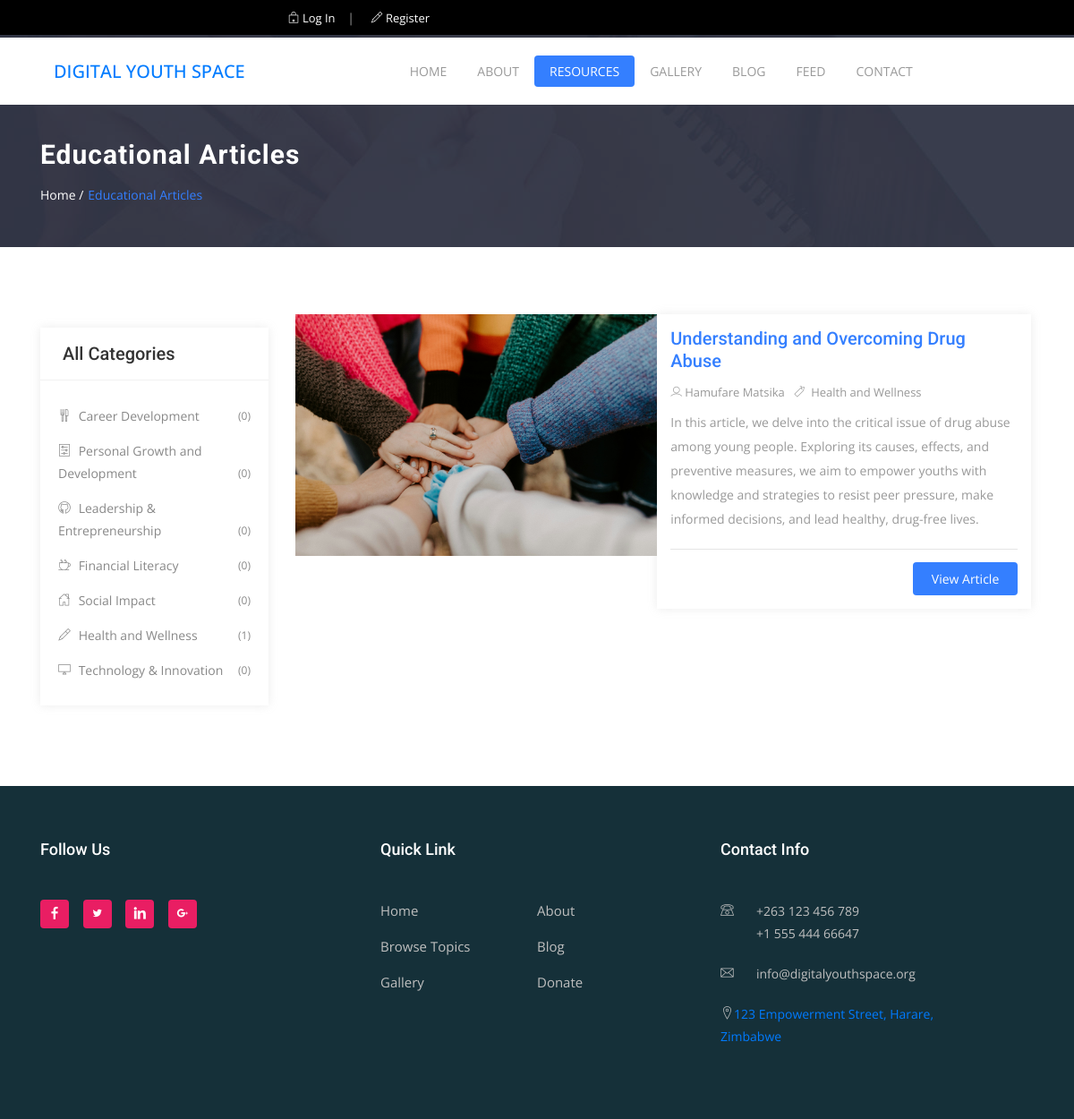
The app's page /educational-articles/All/ with its own data.
### core/models.py (models this page shows, shortened)
class EducationalArticle(models.Model):
    posted_by = models.ForeignKey(User, on_delete=models.CASCADE)
    category = models.CharField(max_length=255, choices=ARTICLE_CATEGORIES)
    title = models.CharField(max_length=255)
    cover_image = models.ImageField(upload_to='articles')
    short_description = models.CharField(max_length=600)
    content = models.TextField(max_length=10000)
    date_posted = models.DateTimeField(auto_now_add=True)

class User(AbstractBaseUser):
    email = models.EmailField(
        verbose_name='email address',
        max_length=255,
        unique=True,
    )
    first_name = models.CharField(max_length=255)
    last_name = models.CharField(max_length=255, blank=True)
    is_active = models.BooleanField(default=True)
    is_admin = models.BooleanField(default=False)
    is_staff = models.BooleanField(default=False)
    objects = MyUserManager()
    USERNAME_FIELD = 'email'
    REQUIRED_FIELDS = ['first_name', 'last_name']
    @property
    def full_name(self):
        return self.first_name + ' ' + self.last_name

### core/views.py (the view)
# urls.py: path('educational-articles/<str:category>/', views.articles_view, name="articles"),
def articles_view(request, category):
    context = {
        'articles_nav': 'active',
        'educational_articles': EducationalArticle.objects.all() if (
                    category == "All") else EducationalArticle.objects.filter(category=category),
        'career': EducationalArticle.objects.filter(category='Career Development').count(),
        'personal': EducationalArticle.objects.filter(category='Personal Growth and Development').count(),
        'leadership': EducationalArticle.objects.filter(category='Leadership & Entrepreneurship').count(),
        'financial': EducationalArticle.objects.filter(category='Financial Literacy').count(),
        'social': EducationalArticle.objects.filter(category='Social Impact').count(),
        'health': EducationalArticle.objects.filter(category='Health and Wellness').count(),
        'technology': EducationalArticle.objects.filter(category='Technology & Innovation').count(),
    }
    return render(request, 'articles.html', context)

### templates/articles.html (shortened to what this page needs)
{% extends 'base.html' %}
{% load static %}
{%  block content %}
{% include 'navbar.html' %}
<div class="page-header" style="background: url({% static 'assets/img/banner1.jpg' %});">
<div class="container">
<div class="row">
<div class="col-md-12">
<div class="breadcrumb-wrapper">
<h2 class="product-title">Educational Articles</h2>
<ol class="breadcrumb">
<li><a href="{% url 'home' %}">Home /</a></li>
<li class="current">Educational Articles</li>
</ol>
</div>
</div>
</div>
</div>
</div>
<div class="main-container section-padding">
<div class="container">
<div class="row">
<div class="col-lg-3 col-md-12 col-xs-12 page-sidebar">
<aside>
<div class="widget categories">
<h4 class="widget-title">All Categories</h4>
<ul class="categories-list">
<li>
<a href="{% url 'articles' 'Career Development' %}">
<i class="lni-dinner"></i>
Career Development  <span class="category-counter">({{ career }})</span>
</a>
</li>
<li>
<a href="{% url 'articles' 'Personal Growth and Development'%}">
<i class="lni-control-panel"></i>
Personal Growth and Development <span class="category-counter">({{ personal }})</span>
</a>
</li>
<li>
<a href="{% url 'articles' 'Leadership & Entrepreneurship'%}">
<i class="lni-github"></i>
Leadership & Entrepreneurship <span class="category-counter">({{ leadership }})</span>
</a>
</li>
<li>
<a href="{% url 'articles' 'Financial Literacy' %}">
<i class="lni-coffee-cup"></i>
Financial Literacy <span class="category-counter">({{ financial }})</span>
</a>
</li>
<li>
<a href="{% url 'articles' 'Social Impact' %}">
<i class="lni-home"></i>
Social Impact <span class="category-counter">({{ social }})</span>
</a>
</li>
<li>
<a href="{% url 'articles' 'Health and Wellness' %}">
<i class="lni-pencil"></i>
Health and Wellness <span class="category-counter">({{ health }})</span>
</a>
</li>
<li>
<a href="{% url 'articles' 'Technology & Innovation' %}">
<i class="lni-display"></i>
Technology & Innovation <span class="category-counter">({{ technology }})</span>
</a>
</li>
</ul>
</div>
</aside>
</div>
<div class="col-lg-9 col-md-12 col-xs-12 page-content">
<div class="adds-wrapper">
<div class="tab-content">
<div id="list-view" class="tab-pane fade active show">
<div class="row">
{% if educational_articles.count %}
    {% for article in educational_articles %}
<div class="col-xs-12 col-sm-12 col-md-12 col-lg-12">
<div class="featured-box">
<figure>
<a href="#"><img class="img-fluid" src="{{ article.cover_image.url }}" alt=""></a>
</figure>
<div class="feature-content">
<h4><a href="ads-details.html">{{ article.title }}</a></h4>
<div class="meta-tag">
<span>
<i class="lni-user"></i>{{ article.posted_by.full_name }}
</span>
<span>
<a href="#"><i class="lni-tag"></i> {{ article.category }}</a>
</span>
</div>
<p class="dsc">{{ article.short_description }}</p>
<div class="listing-bottom">
<a href="{% url 'article-detail' article.id %}" class="btn btn-common float-right">View Article</a>
</div>
</div>
</div>
</div>
    {% endfor %}
{% else %}
    <div style="margin-left: 30%; margin-top: 10%">
<h4>No articles available</h4>
    </div>
{% endif %}
</div>
</div>
</div>
</div>
</div>
</div>
</div>
</div>
{% endblock %}

### static/assets/css/main.css (style rules this page uses)
html { overflow-x:hidden }
body { background:#fff;font-size:14px;font-weight:400;font-family:open sans,sans-serif;-webkit-box-sizing:border-box;-moz-box-sizing:border-box;box-sizing:border-box;-webkit-font-smoothing:subpixel-antialiased;color:#999;line-height:25px;-webkit-backface-visibility:hidden;backface-visibility:hidden;overflow-x:hidden }
h1,h2,h3,h4 { font-size:36px;color:#333;font-weight:700;font-family:roboto,sans-serif }
p { font-weight:400;font-family:open sans,sans-serif;margin:0;font-size:14px }
ul,ol { list-style:outside none none;margin:0;padding:0 }
.btn { font-size:14px;padding:7px 20px;cursor:pointer;font-weight:400;-webkit-transition:all .2s linear;-moz-transition:all .2s linear;-o-transition:all .2s linear;transition:all .2s linear;display:inline-block }
.btn-common { background-color:#347fff;position:relative;color:#fff;z-index:1;border-radius:4px;transition:all .2s ease-in-out;-moz-transition:all .2s ease-in-out;-webkit-transition:all .2s ease-in-out }
.section-padding { padding:60px 0 }
.page-header { padding:115px 0 25px;position:relative }
.page-header:before { content:'';position:absolute;top:0;left:0;width:100%;height:100%;background:rgba(54,59,77,.88) }
.page-header .breadcrumb-wrapper .product-title { font-size:30px;line-height:38px;font-weight:700;letter-spacing:1px;color:#fff }
.page-header .breadcrumb-wrapper .breadcrumb { font-size:14px;color:#347fff;border-radius:0;background:0 0;padding:5px 0;z-index:1 }
.page-header .breadcrumb-wrapper .breadcrumb li { display:inline-block }
.page-header .breadcrumb-wrapper .breadcrumb li a { color:#fff;padding-right:5px }
.featured-box { width:100%;background:#fff;margin-bottom:15px;margin-top:15px }
.featured-box figure { margin:0;width:100%;float:left;position:relative }
.featured-box .feature-content { display:inline-block;box-shadow:0 0 10px rgba(175,175,175,.23);padding:15px }
.featured-box .feature-content h4 { font-size:20px;font-weight:500;line-height:25px;margin-bottom:10px }
.featured-box .feature-content h4 a { color:#347fff }
.featured-box .feature-content span { display:block;font-size:13px;color:#999 }
.featured-box .feature-content .meta-tag { display:inline-block;width:100% }
.featured-box .feature-content .meta-tag span { float:left;margin-right:10px;color:#999 }
.featured-box .feature-content .meta-tag span i { margin-right:3px }
.featured-box .feature-content .meta-tag span a { color:#999 }
.featured-box .feature-content .dsc { line-height:27px;margin-bottom:22px }
.featured-box .feature-content .listing-bottom { padding:15px 0;border-top:1px solid #e5e5e5;width:100% }
.category-counter { font-size:12px;color:#888;float:right }
#list-view .featured-box { display:inline-block }
#list-view .featured-box figure { float:left;width:49% }
#list-view .featured-box .feature-content { float:left;text-align:left;padding:15px;width:50.667% }
#list-view .featured-box .feature-content .dsc { margin-bottom:20px }
#list-view .featured-box .feature-content .listing-bottom { padding:14px 0 0 }
.page-sidebar .widget { box-shadow:0 0 10px rgba(175,175,175,.23);margin-bottom:30px }
.page-sidebar .widget .widget-title { padding:17px 25px;margin-top:0;margin-bottom:0;font-size:20px;font-weight:500;border-bottom:1px solid #f1f1f1 }
.page-sidebar .categories-list { padding:20px }
.page-sidebar .categories-list li { padding:7px 0 }
.page-sidebar .categories-list li a { text-decoration:none;color:#888;width:100%;display:inline-block;transition:all .2s ease-in-out;-moz-transition:all .2s ease-in-out;-webkit-transition:all .2s ease-in-out;-o-transition:all .2s ease-in-out }
.page-sidebar .categories-list li a i { margin-right:5px }
.page-sidebar .categories-list li .category-counter { font-size:12px }

### records on screen
EducationalArticle: cover_image (picture), title "Understanding and Overcoming Drug Abuse", posted_by.full_name "Hamufare Matsika", category "Health and Wellness", short_description "In this article, we delve into the critical issue of drug abuse among young people. Exploring its causes, effects, and preventive measures, we aim to empower youths with knowledge and strategies to resist peer pressure, make informed decisions, and lead healthy, drug-free lives."

### other values on screen
{{ career }} "0"
{{ personal }} "0"
{{ leadership }} "0"
{{ financial }} "0"
{{ social }} "0"
{{ health }} "1"
{{ technology }} "0"
